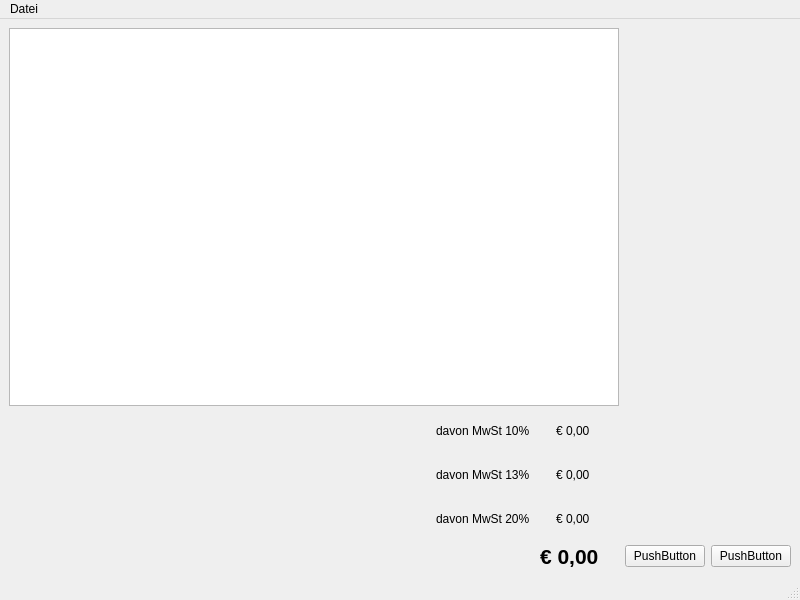
<?xml version="1.0" encoding="UTF-8"?>
<ui version="4.0">
 <class>MainWindow</class>
 <widget class="QMainWindow" name="MainWindow">
  <property name="geometry">
   <rect>
    <x>0</x>
    <y>0</y>
    <width>800</width>
    <height>600</height>
   </rect>
  </property>
  <property name="windowTitle">
   <string>MainWindow</string>
  </property>
  <widget class="QWidget" name="centralwidget">
   <layout class="QGridLayout" name="gridLayout">
    <item row="1" column="2">
     <layout class="QVBoxLayout" name="verticalLayout_2">
      <item>
       <widget class="QTableWidget" name="tableWidget_ProdukteZumVerkauf"/>
      </item>
     </layout>
    </item>
    <item row="6" column="2">
     <layout class="QHBoxLayout" name="horizontalLayout_2">
      <item>
       <spacer name="horizontalSpacer">
        <property name="orientation">
         <enum>Qt::Orientation::Horizontal</enum>
        </property>
        <property name="sizeHint" stdset="0">
         <size>
          <width>40</width>
          <height>20</height>
         </size>
        </property>
       </spacer>
      </item>
      <item>
       <widget class="QLabel" name="label_PreisGesammtRechtsUnten">
        <property name="text">
         <string>&lt;html&gt;&lt;head/&gt;&lt;body&gt;&lt;p&gt;&lt;span style=&quot; font-size:16pt; font-weight:700;&quot;&gt;€ 0,00&lt;/span&gt;&lt;/p&gt;&lt;/body&gt;&lt;/html&gt;</string>
        </property>
       </widget>
      </item>
      <item>
       <spacer name="horizontalSpacer_2">
        <property name="orientation">
         <enum>Qt::Orientation::Horizontal</enum>
        </property>
        <property name="sizeType">
         <enum>QSizePolicy::Policy::Fixed</enum>
        </property>
        <property name="sizeHint" stdset="0">
         <size>
          <width>20</width>
          <height>20</height>
         </size>
        </property>
       </spacer>
      </item>
     </layout>
    </item>
    <item row="6" column="3" colspan="2">
     <layout class="QHBoxLayout" name="horizontalLayout">
      <item>
       <widget class="QPushButton" name="pushButton_2">
        <property name="text">
         <string>PushButton</string>
        </property>
       </widget>
      </item>
      <item>
       <widget class="QPushButton" name="pushButton">
        <property name="text">
         <string>PushButton</string>
        </property>
       </widget>
      </item>
     </layout>
    </item>
    <item row="2" column="2">
     <layout class="QVBoxLayout" name="verticalLayoutMWST">
      <item>
       <widget class="QWidget" name="horizontalWidgetMwSt10" native="true">
        <property name="maximumSize">
         <size>
          <width>16777215</width>
          <height>50</height>
         </size>
        </property>
        <layout class="QHBoxLayout" name="horizontalLayout_MwSt10">
         <item>
          <spacer name="horizontalSpacer_3">
           <property name="orientation">
            <enum>Qt::Orientation::Horizontal</enum>
           </property>
           <property name="sizeHint" stdset="0">
            <size>
             <width>40</width>
             <height>20</height>
            </size>
           </property>
          </spacer>
         </item>
         <item>
          <widget class="QLabel" name="label_dvMwSt10">
           <property name="text">
            <string>davon MwSt 10%</string>
           </property>
          </widget>
         </item>
         <item>
          <spacer name="horizontalSpacer_5">
           <property name="orientation">
            <enum>Qt::Orientation::Horizontal</enum>
           </property>
           <property name="sizeType">
            <enum>QSizePolicy::Policy::Fixed</enum>
           </property>
           <property name="sizeHint" stdset="0">
            <size>
             <width>20</width>
             <height>20</height>
            </size>
           </property>
          </spacer>
         </item>
         <item>
          <widget class="QLabel" name="label_PreisMwSt10">
           <property name="text">
            <string>&lt;html&gt;&lt;head/&gt;&lt;body&gt;&lt;p&gt;€ 0,00&lt;/p&gt;&lt;/body&gt;&lt;/html&gt;</string>
           </property>
          </widget>
         </item>
         <item>
          <spacer name="horizontalSpacer_4">
           <property name="orientation">
            <enum>Qt::Orientation::Horizontal</enum>
           </property>
           <property name="sizeType">
            <enum>QSizePolicy::Policy::Fixed</enum>
           </property>
           <property name="sizeHint" stdset="0">
            <size>
             <width>20</width>
             <height>20</height>
            </size>
           </property>
          </spacer>
         </item>
        </layout>
       </widget>
      </item>
      <item>
       <widget class="QWidget" name="horizontalWidgetMwSt13" native="true">
        <property name="maximumSize">
         <size>
          <width>16777215</width>
          <height>50</height>
         </size>
        </property>
        <layout class="QHBoxLayout" name="horizontalLayout_MwSt13">
         <item>
          <spacer name="horizontalSpacer_11">
           <property name="orientation">
            <enum>Qt::Orientation::Horizontal</enum>
           </property>
           <property name="sizeHint" stdset="0">
            <size>
             <width>40</width>
             <height>20</height>
            </size>
           </property>
          </spacer>
         </item>
         <item>
          <widget class="QLabel" name="label_dvMwSt13">
           <property name="text">
            <string>davon MwSt 13%</string>
           </property>
          </widget>
         </item>
         <item>
          <spacer name="horizontalSpacer_9">
           <property name="orientation">
            <enum>Qt::Orientation::Horizontal</enum>
           </property>
           <property name="sizeType">
            <enum>QSizePolicy::Policy::Fixed</enum>
           </property>
           <property name="sizeHint" stdset="0">
            <size>
             <width>20</width>
             <height>20</height>
            </size>
           </property>
          </spacer>
         </item>
         <item>
          <widget class="QLabel" name="label_PreisMwSt13">
           <property name="text">
            <string>&lt;html&gt;&lt;head/&gt;&lt;body&gt;&lt;p&gt;€ 0,00&lt;/p&gt;&lt;/body&gt;&lt;/html&gt;</string>
           </property>
          </widget>
         </item>
         <item>
          <spacer name="horizontalSpacer_6">
           <property name="orientation">
            <enum>Qt::Orientation::Horizontal</enum>
           </property>
           <property name="sizeType">
            <enum>QSizePolicy::Policy::Fixed</enum>
           </property>
           <property name="sizeHint" stdset="0">
            <size>
             <width>20</width>
             <height>20</height>
            </size>
           </property>
          </spacer>
         </item>
        </layout>
       </widget>
      </item>
      <item>
       <widget class="QWidget" name="horizontalWidgetMwSt20" native="true">
        <layout class="QHBoxLayout" name="horizontalLayout_MwSt20">
         <item>
          <spacer name="horizontalSpacer_12">
           <property name="orientation">
            <enum>Qt::Orientation::Horizontal</enum>
           </property>
           <property name="sizeHint" stdset="0">
            <size>
             <width>40</width>
             <height>20</height>
            </size>
           </property>
          </spacer>
         </item>
         <item>
          <widget class="QLabel" name="label_dvMwSt20">
           <property name="text">
            <string>davon MwSt 20%</string>
           </property>
          </widget>
         </item>
         <item>
          <spacer name="horizontalSpacer_10">
           <property name="orientation">
            <enum>Qt::Orientation::Horizontal</enum>
           </property>
           <property name="sizeType">
            <enum>QSizePolicy::Policy::Fixed</enum>
           </property>
           <property name="sizeHint" stdset="0">
            <size>
             <width>20</width>
             <height>20</height>
            </size>
           </property>
          </spacer>
         </item>
         <item>
          <widget class="QLabel" name="label_PreisMwSt20">
           <property name="text">
            <string>&lt;html&gt;&lt;head/&gt;&lt;body&gt;&lt;p&gt;€ 0,00&lt;/p&gt;&lt;/body&gt;&lt;/html&gt;</string>
           </property>
          </widget>
         </item>
         <item>
          <spacer name="horizontalSpacer_8">
           <property name="orientation">
            <enum>Qt::Orientation::Horizontal</enum>
           </property>
           <property name="sizeType">
            <enum>QSizePolicy::Policy::Fixed</enum>
           </property>
           <property name="sizeHint" stdset="0">
            <size>
             <width>20</width>
             <height>20</height>
            </size>
           </property>
          </spacer>
         </item>
        </layout>
       </widget>
      </item>
     </layout>
    </item>
   </layout>
  </widget>
  <widget class="QMenuBar" name="menubar">
   <property name="geometry">
    <rect>
     <x>0</x>
     <y>0</y>
     <width>800</width>
     <height>21</height>
    </rect>
   </property>
   <widget class="QMenu" name="menuDatei">
    <property name="title">
     <string>Datei</string>
    </property>
    <addaction name="actionProdukt_hinzuf_gen"/>
   </widget>
   <addaction name="menuDatei"/>
  </widget>
  <widget class="QStatusBar" name="statusbar"/>
  <action name="actionProdukt_hinzuf_gen">
   <property name="text">
    <string>Produkt hinzufügen/bearbeiten</string>
   </property>
  </action>
 </widget>
 <resources/>
 <connections/>
</ui>
